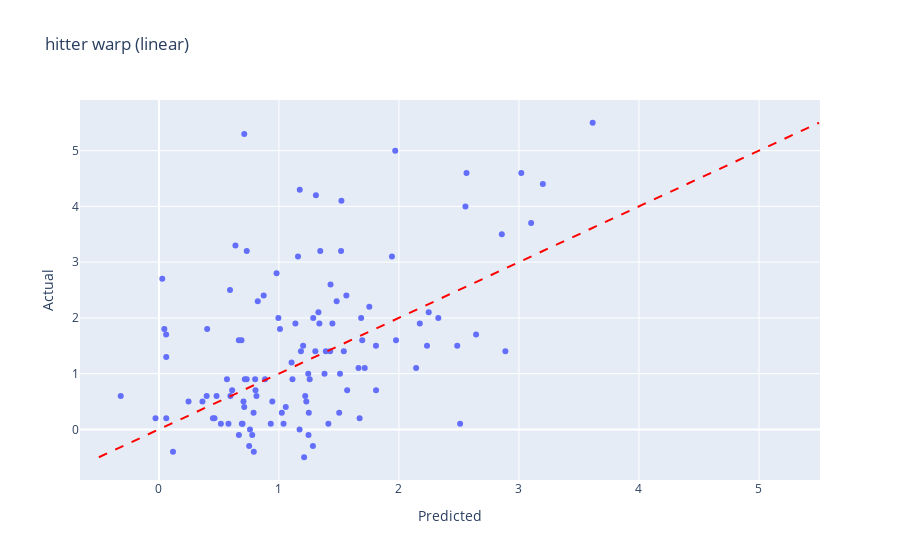
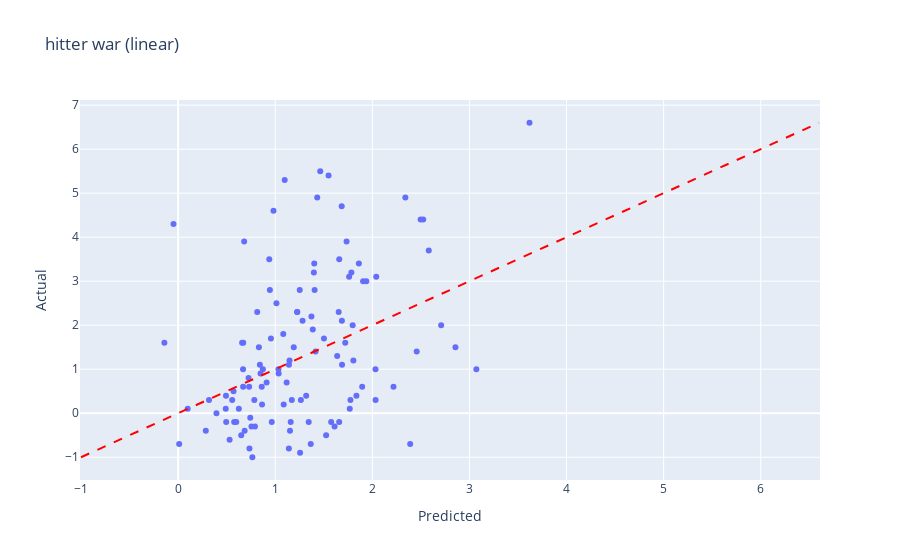
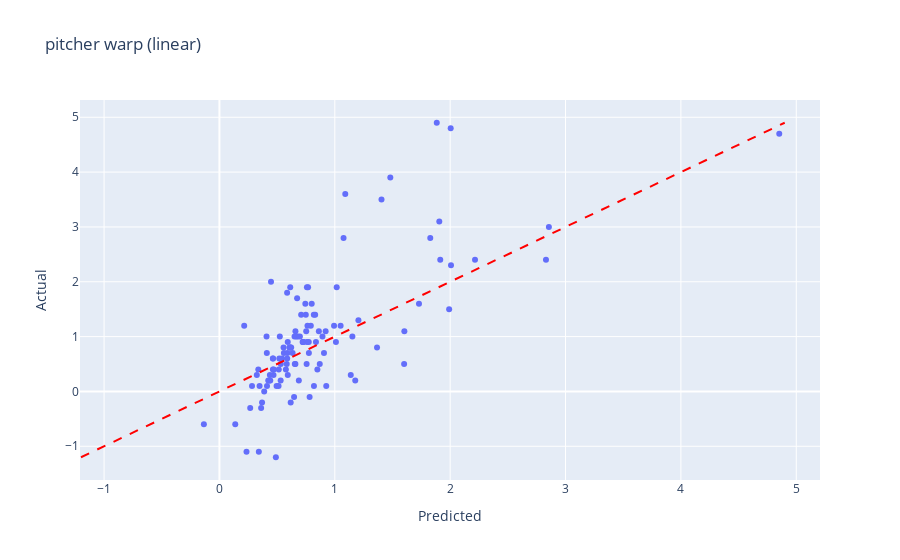
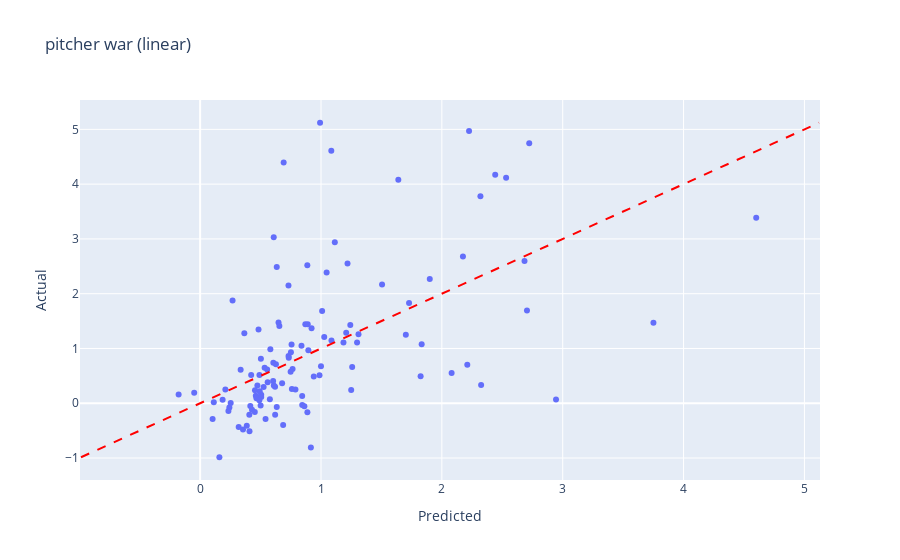

Notebook code cell kept with these figures, in order:
### Code cell
# ===== EXECUTE THE COMPLETE PIPELINE WITH NEW ALGORITHMS =====
try:
    # Clear any cached data to get fresh clean data
    clear_all_cache()
    
    # Prepare data
    print("\nPreparing data with fuzzy matching and caching...")
    data_splits = prepare_train_test_splits()
    print("Data preparation complete!")
    
    # Run all models - EXPANDED with new algorithms
    print("\n1. Running Basic Regression Models (including NEW Ridge)...")
    run_basic_regressions(data_splits)
    
    print("\n2. Running Advanced Models...")
    run_advanced_models(data_splits)
    
    print("\n3. Running NEW Ensemble Models (AdaBoost)...")
    run_ensemble_models(data_splits)
    
    print("\n4. Running NEW Non-linear Models (SVR + Gaussian Process)...")
    run_nonlinear_models(data_splits)

    print("\n5. Running Neural Network with AdamW optimizer...")
    run_neural_network(data_splits)
    
    # Apply PROPER WAR adjustments with real position data
    print("\n6. Applying PROPER WAR Adjustments with Real Position Data...")
    adjusted_model_results = apply_proper_war_adjustments(model_results)

    # Generate enhanced quadrant analysis with proper adjustments
    print("\n7. Generating Enhanced Quadrant Analysis (with proper adjustments)...")
    plot_quadrant_analysis(adjusted_model_results)  # Auto-selects best from each category + includes delta 1 analysis
    
    print("\n🎉 COMPLETE MODEL SUITE TESTING FINISHED!")
    print("   Total algorithms tested: 10")
    print("   • Linear methods: Linear, Lasso, Ridge, ElasticNet")
    print("   • Tree/Ensemble: KNN, Random Forest, XGBoost, AdaBoost") 
    print("   • Non-linear: SVR, Gaussian Process")
    print("   • Neural: Keras with AdamW")
    
except Exception as e:
    print(f"\n❌ Error: {e}")
    import traceback
    traceback.print_exc()

### Figure 1 — Plotly figure (JSON) as saved in the notebook; plotly's stock layout.template omitted (floating-point values rounded to 4 significant figures; data arrays with more than 128 entries replaced by an {"elided": "..."} marker saying what was removed)
{"data": [{"customdata": {"elided": "115x2 float values"}, "hovertemplate": "<b>%{hovertext}</b><br><br>Predicted=%{x:.3f}<br>Actual=%{y:.3f}<br>Error=%{customdata[0]:.3f}<br>Error %=%{customdata[1]:.1f%}<extra></extra>", "hovertext": ["Mike Tauchman", "Abraham Almonte", "Tyler Stephenson", "Austin Riley", "Austin Barnes", "Joey Wendle", "Tim Anderson", "Jurickson Profar", "Jonathan India", "Tim Locastro", "Garrett Hampson", "Abraham Toro", "Jonathan Villar", "Ryan Zimmerman", "David Dahl", "Jeff McNeil", "Luke Williams", "Ryan McMahon", "Brock Holt", "Brad Miller", "Kevan Smith", "Jarred Kelenic", "Lane Thomas", "Bobby Bradley", "David Peralta", "Nolan Arenado", "Jake Bauers", "Xander Bogaerts", "José Iglesias", "Gerardo Parra", "Luis Torrens", "Anthony Alford", "Christian Yelich", "Matt Duffy", "Jonah Heim", "Charlie Blackmon", "JaCoby Jones", "Christian Arroyo", "Jarrod Dyson", "Phil Gosselin", "Josh Reddick", "Leury García", "Austin Hays", "Trea Turner", "Josh Donaldson", "Lorenzo Cain", "Andrew Stevenson", "José Peraza", "Sean Murphy", "Kelvin Gutierrez", "Amed Rosario", "Myles Straw", "Austin Hedges", "Paul Goldschmidt", "Nathaniel Lowe", "Dom Nuñez", "Wilmer Flores", "Adam Duvall", "Jorge Soler", "Mitch Garver", "Niko Goodrum", "Cedric Mullins", "Mike Zunino", "César Hernández", "Jace Peterson", "Manuel Margot", "Ryan Mountcastle", "Adolis García", "José Ramírez", "Gio Urshela", "Fernando Tatis Jr.", "Lewis Brinson", "Franchy Cordero", "Dylan Carlson", "Bo Bichette", "Lewin Díaz", "Jake Fraley", "Hunter Renfroe", "Magneuris Sierra", "Mitch Haniger", "Randal Grichuk", "Dominic Smith", "Carson Kelly", "Daz Cameron", "Danny Santana", "Jack Mayfield", "Anthony Rizzo", "Yonathan Daza", "Brandon Nimmo", "Clint Frazier", "Nick Gordon", "Rafael Ortega", "Patrick Wisdom", "Trey Mancini", "David Fletcher", "Eugenio Suárez", "Bryce Harper", "Tommy Edman", "Cody Bellinger", "Juan Lagares", "Ketel Marte", "Leody Taveras", "Taylor Jones", "Willy Adames", "Hoy Park", "Yasmani Grandal", "Andrew McCutchen", "Matt Chapman", "Miguel Rojas", "Max Schrock", "Donovan Solano", "Yonny Hernandez", "Luis Urías", "Ramón Laureano", "Ke'Bryan Hayes"], "legendgroup": "", "marker": {"color": "#636efa", "symbol": "circle"}, "mode": "markers", "name": "", "orientation": "v", "showlegend": false, "type": "scatter", "x": [0.5164, 0.7046, 0.04523, 1.308, 0.7316, 1.183, 0.02795, 1.391, 0.7319, -0.02821, 0.716, 0.666, 1.808, 1.809, 1.21, 1.303, 0.06117, 1.009, 0.8047, 1.509, 0.6972, 0.3981, 0.4022, 1.172, 1.685, 3.199, 0.932, 2.563, 2.486, 1.247, 0.7109, 0.1173, 2.887, 1.105, 0.6882, 1.976, 0.752, 0.9448, 1.039, 1.057, 1.672, 0.06117, 0.8731, 3.02, 2.857, 1.694, 0.4633, 1.219, 0.8237, 0.6665, 2.234, 0.6377, 0.8017, 3.102, 1.569, 0.7887, 1.562, 1.753, 1.541, 1.427, 1.024, 1.174, 1.159, 2.248, 0.3628, 1.481, 1.137, 1.344, 0.7112, 1.113, 1.969, 0.5955, 0.7906, 0.9806, 1.521, 1.228, -0.3179, 1.518, 0.4804, 1.942, 1.244, 1.412, 0.9954, 0.5795, 1.502, 0.8129, 2.643, 0.5668, 1.43, 1.283, 0.7777, 0.8844, 1.663, 1.715, 1.446, 2.143, 3.614, 1.337, 2.51, 0.759, 2.174, 0.2467, 0.4502, 1.329, 0.691, 2.554, 2.328, 0.06006, 1.38, 1.249, 1.202, 0.6102, 0.5926, 1.286, 1.256], "xaxis": "x", "y": [0.1, 0.5, 1.8, 4.2, 0.9, 1.4, 2.7, 1.4, 3.2, 0.2, 0.9, 1.6, 1.5, 0.7, -0.5, 1.4, 0.2, 1.8, 0.7, 1.0, 0.1, 0.6, 1.8, 0.0, 2.0, 4.4, 0.1, 4.6, 1.5, -0.1, 0.4, -0.4, 1.4, 1.2, 1.6, 1.6, -0.3, 0.5, 0.1, 0.4, 0.2, 1.3, 2.4, 4.6, 3.5, 1.6, 0.2, 0.6, 2.3, -0.1, 1.5, 3.3, 0.9, 3.7, 0.7, 0.3, 2.4, 2.2, 1.4, 1.4, 0.3, 4.3, 3.1, 2.1, 0.5, 2.3, 1.9, 3.2, 5.3, 0.9, 5.0, 0.6, -0.4, 2.8, 4.1, 0.5, 0.6, 3.2, 0.6, 3.1, 1.0, 0.1, 2.0, 0.1, 0.3, 0.6, 1.7, 0.9, 2.6, -0.3, -0.1, 0.9, 1.1, 1.1, 1.9, 1.1, 5.5, 1.9, 0.1, 0.0, 1.9, 0.5, 0.2, 2.1, 0.1, 4.0, 2.0, 1.7, 1.0, 0.3, 1.5, 0.7, 2.5, 2.0, 0.9], "yaxis": "y"}], "layout": {"legend": {"tracegroupgap": 0}, "shapes": [{"line": {"color": "red", "dash": "dash", "width": 2}, "name": "Perfect Prediction", "type": "line", "x0": -0.5, "x1": 5.5, "y0": -0.5, "y1": 5.5}], "title": {"text": "hitter warp (linear)"}, "xaxis": {"anchor": "y", "domain": [0, 1], "title": {"text": "Predicted"}}, "yaxis": {"anchor": "x", "domain": [0, 1], "title": {"text": "Actual"}}}}

### Figure 2 — Plotly figure (JSON) as saved in the notebook; plotly's stock layout.template omitted (floating-point values rounded to 4 significant figures; data arrays with more than 128 entries replaced by an {"elided": "..."} marker saying what was removed)
{"data": [{"customdata": {"elided": "114x2 float values"}, "hovertemplate": "<b>%{hovertext}</b><br><br>Predicted=%{x:.3f}<br>Actual=%{y:.3f}<br>Error=%{customdata[0]:.3f}<br>Error %=%{customdata[1]:.1f%}<extra></extra>", "hovertext": ["Colin Moran", "Bobby Dalbec", "Ryan McMahon", "Kevin Plawecki", "Seth Brown", "Trevor Story", "Tim Anderson", "Yasmani Grandal", "Cedric Mullins", "Rio Ruiz", "J.P. Crawford", "Jeimer Candelario", "Albert Pujols", "Miguel Andújar", "David Dahl", "Edmundo Sosa", "Josh Reddick", "Kyle Farmer", "Thairo Estrada", "Nicky Lopez", "Nick Maton", "Brock Holt", "Christian Yelich", "Nomar Mazara", "Ke'Bryan Hayes", "Rafael Devers", "Jarrod Dyson", "Miguel Rojas", "Max Muncy", "Gerardo Parra", "Mauricio Dubón", "Anthony Alford", "Isiah Kiner-Falefa", "Gavin Lux", "Franmil Reyes", "Jorge Polanco", "JaCoby Jones", "Sergio Alcántara", "Mike Tauchman", "Ernie Clement", "Ben Gamel", "Tom Murphy", "Austin Meadows", "Pavin Smith", "Elias Díaz", "Alex Bregman", "Travis Jankowski", "Jo Adell", "Dansby Swanson", "Kelvin Gutierrez", "Akil Baddoo", "Pete Alonso", "Anthony Santander", "Ty France", "Miguel Cabrera", "Zack Short", "Bryan Reynolds", "Elvis Andrus", "Paul DeJong", "Gleyber Torres", "Marwin Gonzalez", "Tyrone Taylor", "Frank Schwindel", "Jesús Aguilar", "Martín Maldonado", "Manuel Margot", "David Fletcher", "Jonathan India", "Joc Pederson", "Jose Trevino", "Manny Machado", "José Peraza", "Franchy Cordero", "Dylan Carlson", "C.J. Cron", "Jesús Sánchez", "Tomás Nido", "Yuli Gurriel", "Jason Heyward", "Bo Bichette", "Gio Urshela", "José Marmolejos", "Yandy Díaz", "Riley Adams", "Victor Reyes", "Lewis Brinson", "Will Smith", "Eugenio Suárez", "Josh Bell", "Clint Frazier", "Adam Eaton", "Andy Ibáñez", "Carson Kelly", "Jared Walsh", "Tommy Edman", "Patrick Wisdom", "Bryce Harper", "Eduardo Escobar", "Hoy Park", "Bobby Bradley", "Austin Barnes", "Christian Arroyo", "Jake Lamb", "Mike Yastrzemski", "Brent Rooker", "Tyler O'Neill", "Miguel Sanó", "Salvador Perez", "Randal Grichuk", "Jonathan Davis", "José Iglesias", "Phillip Evans", "Chris Taylor", "Trent Grisham"], "legendgroup": "", "marker": {"color": "#636efa", "symbol": "circle"}, "mode": "markers", "name": "", "orientation": "v", "showlegend": false, "type": "scatter", "x": [1.345, 0.9113, 1.013, 0.5706, 1.141, 1.659, -0.04741, 2.581, 1.098, 0.6852, 2.04, 1.398, 1.659, 1.16, 1.141, -0.1412, 1.576, 0.6592, 1.035, 2.498, 0.8611, 0.7554, 2.856, 1.524, 1.191, 1.685, 0.9644, 1.252, 2.34, 1.152, 0.743, 0.09853, 0.8148, 0.8727, 1.638, 1.735, 0.7648, 0.5569, 0.495, 0.3181, 1.148, 2.033, 1.798, 2.034, 0.6706, 2.709, 0.4931, 0.4906, 1.784, 0.5303, 1.387, 1.905, 1.118, 0.9388, 2.39, 0.011, 1.464, 1.688, 1.721, 1.502, 1.366, 0.832, 1.687, 1.805, 0.8644, 1.415, 1.264, 0.6803, 1.896, 0.6697, 2.524, 1.087, 0.7346, 0.9451, 1.225, 0.7315, 0.8488, 1.861, 1.775, 1.433, 1.033, 0.7915, 1.083, 0.395, 0.7847, 0.5774, 0.9821, 2.218, 2.457, 1.256, 1.611, 0.6688, 0.9559, 1.406, 1.228, 1.653, 3.619, 1.938, 0.6254, 1.171, 0.7255, 0.8419, 1.768, 1.373, 0.5989, 1.549, 1.836, 1.402, 1.319, 0.2852, 3.071, 0.6499, 1.761, 1.282], "xaxis": "x", "y": [-0.2, 0.7, 2.5, 0.5, 1.1, 3.5, 4.3, 3.7, 5.3, -0.4, 3.1, 3.2, -0.2, -0.2, -0.8, 1.6, -0.2, 1.6, 0.9, 4.4, 0.6, -0.3, 1.5, -0.5, 1.5, 4.7, -0.2, 2.8, 4.9, -0.4, -0.1, 0.1, 2.3, 1.0, 1.3, 3.9, -1.0, 0.3, -0.2, 0.3, 1.2, 1.0, 2.0, 0.3, 1.6, 2.0, 0.4, 0.1, 3.2, -0.6, 1.9, 3.0, 0.7, 3.5, -0.7, -0.7, 5.5, 1.1, 1.6, 1.7, -0.7, 1.5, 2.1, 1.2, 0.2, 1.4, 0.3, 3.9, 0.6, 0.6, 4.4, 0.2, -0.8, 2.8, 2.3, 0.6, 0.9, 3.4, 0.3, 4.9, 1.0, -0.3, 1.8, 0.0, 0.3, -0.2, 4.6, 0.6, 1.4, -0.9, -0.3, 1.0, 1.7, 2.8, 2.3, 2.3, 6.6, 3.0, 0.1, 0.3, 0.8, 1.1, 0.1, 2.2, -0.2, 5.4, 0.4, 3.4, 0.4, -0.4, 1.0, -0.5, 3.1, 2.1], "yaxis": "y"}], "layout": {"legend": {"tracegroupgap": 0}, "shapes": [{"line": {"color": "red", "dash": "dash", "width": 2}, "name": "Perfect Prediction", "type": "line", "x0": -1, "x1": 6.6, "y0": -1, "y1": 6.6}], "title": {"text": "hitter war (linear)"}, "xaxis": {"anchor": "y", "domain": [0, 1], "title": {"text": "Predicted"}}, "yaxis": {"anchor": "x", "domain": [0, 1], "title": {"text": "Actual"}}}}

### Figure 3 — Plotly figure (JSON) as saved in the notebook; plotly's stock layout.template omitted (floating-point values rounded to 4 significant figures; data arrays with more than 128 entries replaced by an {"elided": "..."} marker saying what was removed)
{"data": [{"customdata": {"elided": "116x2 float values"}, "hovertemplate": "<b>%{hovertext}</b><br><br>Predicted=%{x:.3f}<br>Actual=%{y:.3f}<br>Error=%{customdata[0]:.3f}<br>Error %=%{customdata[1]:.1f%}<extra></extra>", "hovertext": ["José Quintana", "Mitch Keller", "John King", "Tyler Alexander", "James Karinchak", "Julio Urías", "Sean Manaea", "Austin Adams", "Domingo Tapia", "Huascar Ynoa", "Trevor Bauer", "Luis Cessa", "Garrett Whitlock", "José Ruiz", "Matt Andriese", "Justus Sheffield", "Drew Rasmussen", "Tyler Matzek", "Buck Farmer", "Yimi García", "Caleb Thielbar", "Taylor Clarke", "Zack Greinke", "Paolo Espino", "Dinelson Lamet", "Michael Fulmer", "Reynaldo López", "Jaime Barría", "Tim Mayza", "Craig Kimbrel", "Logan Gilbert", "Johnny Cueto", "Clayton Kershaw", "Cal Quantrill", "Alexander Wells", "Garrett Crochet", "Antonio Senzatela", "Kyle Gibson", "Ranger Suárez", "Martín Pérez", "Bailey Falter", "Brent Suter", "Miguel Castro", "Jake Arrieta", "Noé Ramirez", "Brandon Bielak", "Zack Littell", "Amir Garrett", "Triston McKenzie", "Merrill Kelly", "Chris Stratton", "Daniel Norris", "César Valdez", "Hyeon-Jong Yang", "Tony Santillan", "Max Fried", "Lance Lynn", "José Berríos", "Dane Dunning", "Kyle Keller", "Brad Brach", "Shane Bieber", "Eduardo Rodriguez", "Keegan Thompson", "Ryan Helsley", "Joel Payamps", "Cody Poteet", "Joe Mantiply", "Domingo Germán", "Nick Wittgren", "Kevin Gausman", "Ian Anderson", "Anthony Misiewicz", "Tyler Gilbert", "Jesse Chavez", "Lucas Gilbreath", "Jordan Lyles", "Eric Lauer", "Taylor Widener", "Bryan Shaw", "Josh Staumont", "Steve Cishek", "Mike Minor", "Paul Sewald", "Trent Thornton", "Zach Plesac", "Trevor Williams", "T.J. McFarland", "Steven Matz", "Tyler Kinley", "Dillon Maples", "Emmanuel Clase", "Connor Brogdon", "Max Scherzer", "Chi Chi González", "Randy Dobnak", "Alex Young", "Logan Webb", "Codi Heuer", "Nick Sandlin", "Jake Brentz", "Brandon Woodruff", "Génesis Cabrera", "Vladimir Gutierrez", "Richard Rodríguez", "Ryan Pressly", "Touki Toussaint", "Ben Bowden", "Trevor May", "Junior Guerra", "Brad Keller", "Mike Mayers", "Brooks Raley", "Ryne Stanek", "Liam Hendriks", "Miles Mikolas"], "legendgroup": "", "marker": {"color": "#636efa", "symbol": "circle"}, "mode": "markers", "name": "", "orientation": "v", "showlegend": false, "type": "scatter", "x": [1.603, 0.6883, 0.532, 0.5125, 0.8617, 1.481, 1.076, 0.9062, 0.4953, 0.6135, 2.83, 0.465, 0.6732, 0.5833, 0.8696, 0.4892, 0.6588, 0.9205, 0.6471, 0.6219, 0.7209, 0.3367, 1.601, 0.4083, 1.366, 0.7922, 0.4109, 0.2668, 0.8932, 1.991, 0.7084, 1.05, 2.856, 0.651, 0.3415, 0.7268, 0.2146, 0.7684, 0.7584, -0.1348, 0.5143, 0.7251, 0.5921, 0.9258, 0.4345, 0.4373, 0.5234, 0.7586, 0.6661, 0.5867, 0.7522, 0.7754, 0.4632, 0.3614, 0.5559, 1.405, 1.906, 1.828, 0.6794, 0.4123, 1.138, 2.215, 1.914, 0.4704, 0.5922, 0.4688, 0.4404, 0.5428, 0.8299, 0.8367, 1.884, 0.447, 0.6344, 0.4232, 0.7557, 0.5192, 0.2346, 0.7999, 0.4635, 0.849, 0.6971, 1.177, 1.152, 1.016, 0.5873, 0.3881, 0.7485, 0.2824, 0.9935, 0.6121, 0.6534, 0.7446, 0.5588, 4.853, 0.1371, 0.3694, 0.3241, 1.091, 0.5887, 0.6158, 0.6068, 2.005, 0.7742, 0.3479, 0.7817, 1.73, 0.576, 0.5307, 1.205, 0.8192, 0.6177, 0.818, 0.7632, 1.01, 2.007, 0.6585], "xaxis": "x", "y": [1.1, 0.2, 0.5, 0.1, 1.1, 3.9, 2.8, 0.7, 0.1, 1.9, 2.4, 0.6, 1.7, 0.5, 0.5, -1.2, 1.1, 1.1, -0.1, 0.8, 0.9, 0.4, 0.5, 1.0, 0.8, 1.2, 0.7, -0.3, 1.0, 1.5, 1.4, 1.2, 3.0, 1.0, -1.1, 0.9, 1.2, 1.9, 1.9, -0.6, 0.4, 0.9, 0.9, 0.1, 0.2, 0.3, 1.0, 0.9, 1.0, 1.8, 1.1, 0.7, 0.6, -0.3, 0.8, 3.5, 3.1, 2.8, 1.0, 0.1, 0.3, 2.4, 2.4, 0.4, 0.3, 0.3, 0.2, 0.6, 1.4, 0.9, 4.9, 2.0, 0.7, 0.2, 0.5, 0.6, -1.1, 1.6, 0.4, 0.4, 1.0, 0.2, 1.0, 1.9, 0.6, 0.0, 1.4, 0.1, 1.2, 0.8, 0.5, 1.6, 0.7, 4.7, -0.6, -0.2, 0.3, 3.6, 0.7, 0.8, 0.8, 4.8, 0.9, 0.1, -0.1, 1.6, 0.4, 0.2, 1.3, 0.1, -0.2, 1.4, 1.2, 0.9, 2.3, 0.5], "yaxis": "y"}], "layout": {"legend": {"tracegroupgap": 0}, "shapes": [{"line": {"color": "red", "dash": "dash", "width": 2}, "name": "Perfect Prediction", "type": "line", "x0": -1.2, "x1": 4.9, "y0": -1.2, "y1": 4.9}], "title": {"text": "pitcher warp (linear)"}, "xaxis": {"anchor": "y", "domain": [0, 1], "title": {"text": "Predicted"}}, "yaxis": {"anchor": "x", "domain": [0, 1], "title": {"text": "Actual"}}}}

### Figure 4 — Plotly figure (JSON) as saved in the notebook; plotly's stock layout.template omitted (floating-point values rounded to 4 significant figures; data arrays with more than 128 entries replaced by an {"elided": "..."} marker saying what was removed)
{"data": [{"customdata": {"elided": "115x2 float values"}, "hovertemplate": "<b>%{hovertext}</b><br><br>Predicted=%{x:.3f}<br>Actual=%{y:.3f}<br>Error=%{customdata[0]:.3f}<br>Error %=%{customdata[1]:.1f%}<extra></extra>", "hovertext": ["Matt Harvey", "Wade Miley", "Rex Brothers", "Lou Trivino", "David Price", "Shane McClanahan", "Devin Williams", "Connor Brogdon", "Huascar Ynoa", "Phillips Valdez", "Daniel Norris", "Alex Reyes", "Jorge Alcala", "Miles Mikolas", "Justus Sheffield", "Mark Melancon", "Brett Martin", "Drew Rasmussen", "Steven Okert", "Clayton Kershaw", "Rafael Dolis", "Jesse Chavez", "Brad Boxberger", "Taylor Hearn", "Wil Crowe", "Zach Thompson", "Domingo Tapia", "Chris Flexen", "Will Smith", "Keegan Akin", "Ryan Hendrix", "Jordan Lyles", "Miguel Castro", "Corey Kluber", "Josh Staumont", "John Means", "Chi Chi González", "Bailey Falter", "Sam Clay", "Carlos Martínez", "Bryan Abreu", "Logan Webb", "Adam Wainwright", "JT Brubaker", "Clay Holmes", "Aaron Bummer", "Tyler Gilbert", "Jeff Hoffman", "Diego Castillo", "Ryan Yarbrough", "Kenta Maeda", "Liam Hendriks", "Hansel Robles", "José Berríos", "Miguel Diaz", "Kyle Zimmer", "Trevor Stephan", "Michael King", "Caleb Thielbar", "Casey Mize", "Alex Young", "Josh Sborz", "Tim Hill", "Trevor May", "Zach Pop", "Cole Sulser", "José Quintana", "Nick Pivetta", "Adam Cimber", "César Valdez", "Julio Urías", "Emilio Pagán", "Mike Foltynewicz", "Tyler Glasnow", "Shane Bieber", "Bryan Shaw", "Spencer Patton", "Blake Treinen", "Carlos Carrasco", "Paul Sewald", "Elieser Hernandez", "Will Vest", "Andrew Heaney", "Vladimir Gutierrez", "Wandy Peralta", "Ross Stripling", "Eric Lauer", "Adam Ottavino", "Craig Kimbrel", "Logan Allen", "Brad Keller", "Trevor Richards", "Yimi García", "Luke Weaver", "A.J. Minter", "Dylan Cease", "Brandon Woodruff", "Pierce Johnson", "Dennis Santana", "Buck Farmer", "Jake Brentz", "Taylor Widener", "Ashton Goudeau", "Shohei Ohtani", "Jake Odorizzi", "Lance Lynn", "Tim Mayza", "Jon Gray", "Matt Barnes", "Joe Jiménez", "Merrill Kelly", "Aaron Ashby", "Jake Diekman", "Jarlín García", "Andrew Chafin"], "legendgroup": "", "marker": {"color": "#636efa", "symbol": "circle"}, "mode": "markers", "name": "", "orientation": "v", "showlegend": false, "type": "scatter", "x": [0.2683, 1.114, 0.4069, 0.765, 2.211, 0.8869, 0.9219, 0.6057, 0.6555, 0.4291, 0.8447, 0.5054, 0.6198, 1.824, 0.5412, 1.833, 0.7486, 0.8704, 0.4606, 4.601, 0.5769, 0.8953, 0.5028, 0.4708, 0.1031, 0.3657, 0.4907, 0.6088, 1.085, 0.5546, 0.3859, 0.1129, 0.1859, 3.751, 0.581, 0.6339, 0.2087, 0.6097, 0.5004, 2.081, 0.4661, 1.64, 2.319, 0.4737, 0.7564, 1.027, 0.4224, -0.1781, 1.0, 1.702, 2.704, 2.175, 0.8443, 2.532, 0.2418, 0.4522, 0.3547, 0.627, 0.7314, 0.4831, 0.1593, 0.5254, 0.6206, 0.9403, 0.7592, 0.6485, 2.325, 0.731, 1.087, 0.4928, 2.225, 0.6868, 0.9164, 1.22, 2.684, 0.634, 0.5335, 1.729, 2.945, 0.8902, 0.2528, 0.5054, 0.8386, 0.3352, -0.04904, 1.25, 1.009, 0.9876, 1.505, 0.319, 1.299, 0.7885, 0.5589, 1.258, 1.209, 0.6911, 2.723, 0.7334, 0.4898, 0.4084, 0.4538, 0.234, 0.415, 0.9924, 1.186, 2.441, 0.7511, 1.9, 1.31, 0.8875, 1.047, 0.6784, 0.8625, 0.6041, 1.242], "xaxis": "x", "y": [1.874, 2.938, -0.2121, 0.6266, 0.7027, 2.52, 1.37, 0.7385, 1.412, -0.1176, -0.03377, 0.1533, 0.3011, 0.4921, -0.289, 1.076, 0.5749, 1.441, 0.1373, 3.385, 0.0724, 0.9664, 0.8104, 0.1114, -0.2857, 1.279, 0.5158, 3.03, 4.611, 0.6163, -0.4127, 0.01805, 0.0643, 1.471, 0.9838, 2.488, 0.2493, 0.3253, -0.04203, 0.5505, 0.09026, 4.082, 3.779, 0.3242, 1.072, 1.209, 0.5151, 0.1582, 0.6738, 1.249, 1.695, 2.68, 0.1302, 4.117, -0.07719, -0.1589, -0.4811, 0.7108, 0.8619, 1.344, -0.9858, 0.297, -0.2101, 0.4865, 0.2624, 1.475, 0.3334, 2.151, 1.147, 0.2177, 4.971, -0.3981, -0.81, 2.55, 2.597, -0.06939, 0.6488, 1.83, 0.0679, 1.444, 0.003762, 0.1147, 1.049, 0.6131, 0.191, 0.2423, 1.685, 0.5104, 2.167, -0.4315, 1.107, 0.2524, 0.3822, 0.6601, 1.288, 4.394, 4.746, 0.8315, 0.0539, -0.512, 0.2384, -0.1415, -0.05048, 5.121, 1.109, 4.172, 0.9291, 2.266, 1.258, -0.1626, 2.386, 0.3666, -0.05502, 0.4067, 1.429], "yaxis": "y"}], "layout": {"legend": {"tracegroupgap": 0}, "shapes": [{"line": {"color": "red", "dash": "dash", "width": 2}, "name": "Perfect Prediction", "type": "line", "x0": -0.9858, "x1": 5.121, "y0": -0.9858, "y1": 5.121}], "title": {"text": "pitcher war (linear)"}, "xaxis": {"anchor": "y", "domain": [0, 1], "title": {"text": "Predicted"}}, "yaxis": {"anchor": "x", "domain": [0, 1], "title": {"text": "Actual"}}}}
